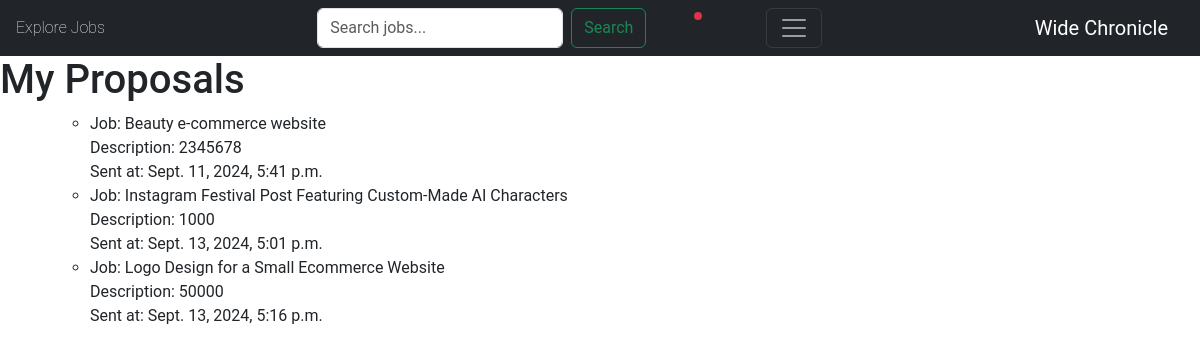
Screenshot of /my-proposals/ (signed in) with the database file from the repository.
### jobs/models.py (models this page shows, shortened)
class ApplyJob(models.Model):
    status_choices=(
        ('Accepted', 'Accepted'),
        ('Rejected', 'Rejected'),
        ('Pending', 'Pending')
    )
    user = models.ForeignKey(User , on_delete= models.CASCADE )
    Job = models.ForeignKey(Job, on_delete= models.CASCADE,to_field='code')
    coverLetter = models.TextField(max_length=500, blank=False)
    priceRange=models.PositiveIntegerField( blank=False )
    timestamp= models.DateTimeField(auto_now_add=True)
    status= models.CharField(max_length=10, choices=status_choices)

class Job(models.Model):
    buyer = models.ForeignKey(Buyer, on_delete=models.CASCADE)
    title = models.CharField(max_length=200)
    budget = models.IntegerField(validators=[MinValueValidator(1000)])
    description = models.TextField()
    requirement = models.TextField()
    expertise_required = models.CharField(choices=SPECIALITY_CHOICES, max_length=50, default="None" )
    timestamp = models.DateTimeField(auto_now_add=True)
    code = models.CharField(max_length=10, unique=True, primary_key=True,)
    class Meta:
        ordering = ['-timestamp']

### jobs/views.py (the view)
# urls.py: path('my-proposals/', my_proposalsListView.as_view(), name='my-proposals'),
class my_proposalsListView(ListView):
    model = ApplyJob
    template_name = 'jobs/proposals.html'
    context_object_name = 'proposals'
    def get_queryset(self):
        seller = self.request.user.id
        return ApplyJob.objects.filter(user=seller)

### accounts/models.py (called while the page is built)
    def role(self):
        if hasattr(self, 'seller'):
            return 'Seller'
        elif hasattr(self, 'buyer'):
            return 'Buyer'
        else:
            return None

    def name(user):
        if hasattr(user, 'seller'):
            return user.seller.name
        elif hasattr(user, 'buyer'):
            return user.buyer.name

    def profile_pic(user):
        if hasattr(user, 'seller'):
            return user.seller.profile_pic.url
        elif hasattr(user, 'buyer'):
            return user.buyer.profile_pic.url
        return user.profile_pic

### jobs/context_processors.py (called while the page is built)
def unread_notifications(request):
    if request.user.is_authenticated:
        unread_count = Notification.objects.filter(user=request.user, is_read=False).count()
    else:
        unread_count = 0
    return {
        'unread_notifications_count': unread_count
    }

### jobs/templates/jobs/proposals.html (shortened to what this page needs)
{% extends 'jobs/_base.html' %}
    {% block content %}
    <h1>My Proposals</h1>
    <ul>
        <div class="container ">
            <ul>
                {% for proposal in proposals %}
                    <li>
                        Job: {{ proposal.Job.title }} <br>
                        Description: {{ proposal.priceRange }} <br>
                        Sent at: {{ proposal.timestamp }}
                    </li>
                {% empty %}
                    <li>No proposals sent yet.</li>
                {% endfor %}
            </ul>
    </ul>
    {% endblock content %}

### jobs/static/css/main.css (style rules this page uses)
:root { --default-font: "Roboto", system-ui, -apple-system, "Segoe UI", Roboto, "Helvetica Neue", Arial, "Noto Sans", "Liberation Sans", sans-serif, "Apple Color Emoji", "Segoe UI Emoji", "Segoe UI Symbol", "Noto Color Emoji"; --heading-font: "Poppins", sans-serif; --nav-font: "Poppins", sans-serif; }
:root { --background-color: #ffffff; --default-color: #212529; --heading-color: #001973; --accent-color: #0d42ff; --surface-color: #ffffff; --contrast-color: #ffffff; }
:root { --nav-color: rgba(255, 255, 255, 0.6); --nav-hover-color: #ffffff; --nav-mobile-background-color: #ffffff; --nav-dropdown-background-color: #ffffff; --nav-dropdown-color: #212529; --nav-dropdown-hover-color: #0d42ff; }
:root { scroll-behavior: smooth; }
body { color: var(--default-color); background-color: var(--background-color); font-family: var(--default-font); }

### rows the page displays
ApplyJob: Job "Beauty e-commerce website", priceRange "2345678", timestamp "Sept. 11, 2024, 5:41 p.m."
ApplyJob: Job "Instagram Festival Post Featuring Custom-Made AI Characters", priceRange "1000", timestamp "Sept. 13, 2024, 5:01 p.m."
ApplyJob: Job "Logo Design for a Small Ecommerce Website", priceRange "50000", timestamp "Sept. 13, 2024, 5:16 p.m."
